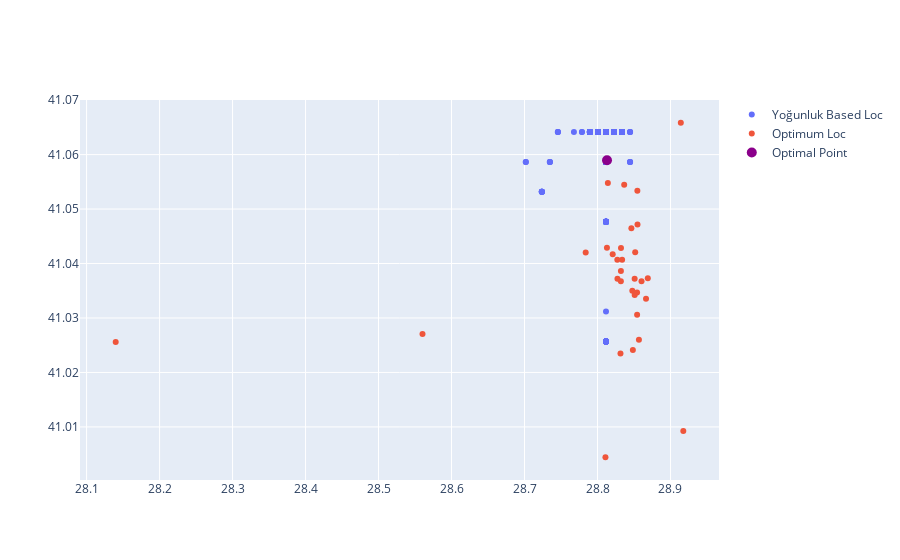

Write notebook code for a chart like this one.
### Code cell
def weighted_average(points, weights):
    total_weight = sum(weights)
    x_coord = sum([p[0] * w for p, w in zip(points, weights)]) / total_weight
    y_coord = sum([p[1] * w for p, w in zip(points, weights)]) / total_weight
    return (x_coord, y_coord)
points = list(zip(df1['LONGITUDE'], df1['LATITUDE']))
weights = df1['NUMBER_OF_VEHICLES']
optimum_point = weighted_average(points, weights)

import plotly.graph_objects as go

# Create a figure with 2 subplots
fig = go.Figure()

# Add a scatter plot to the first subplot
fig.add_scatter(x=df1['LONGITUDE'], y=df1['LATITUDE'],
                mode='markers',
                name='Yoğunluk Based Loc')

# Add a scatter plot to the second subplot
fig.add_scatter(x=df3['LONGITUDE'], y=df3['LATITUDE'],
                mode='markers',
                name='Optimum Loc')

# Add the optimal point as a new trace
fig.add_scatter(x=[optimum_point[0]], y=[optimum_point[1]],
                mode='markers',
                name='Optimal Point',
                marker=dict(size=10, color='darkmagenta'))

fig.show()

### Figure 1 — Plotly figure (JSON) as saved in the notebook; plotly's stock layout.template omitted (floating-point values rounded to 4 significant figures; data arrays with more than 128 entries replaced by an {"elided": "..."} marker saying what was removed)
{"data": [{"mode": "markers", "name": "Yoğunluk Based Loc", "type": "scatter", "x": {"elided": "823 float values"}, "y": {"elided": "823 float values"}}, {"mode": "markers", "name": "Optimum Loc", "type": "scatter", "x": [28.85, 28.81, 28.82, 28.56, 28.14, 28.85, 28.91, 28.83, 28.83, 28.85, 28.81, 28.86, 28.83, 28.85, 28.86, 28.83, 28.84, 28.81, 28.83, 28.83, 28.85, 28.87, 28.85, 28.85, 28.83, 28.85, 28.78, 28.85, 28.92, 28.87, 28.85], "y": [41.04, 41.04, 41.04, 41.03, 41.03, 41.05, 41.07, 41.04, 41.02, 41.03, 41.0, 41.04, 41.04, 41.05, 41.03, 41.04, 41.05, 41.05, 41.04, 41.04, 41.03, 41.04, 41.04, 41.02, 41.04, 41.04, 41.04, 41.03, 41.01, 41.03, 41.05]}, {"marker": {"color": "darkmagenta", "size": 10}, "mode": "markers", "name": "Optimal Point", "type": "scatter", "x": [28.81], "y": [41.06]}], "layout": {}}
